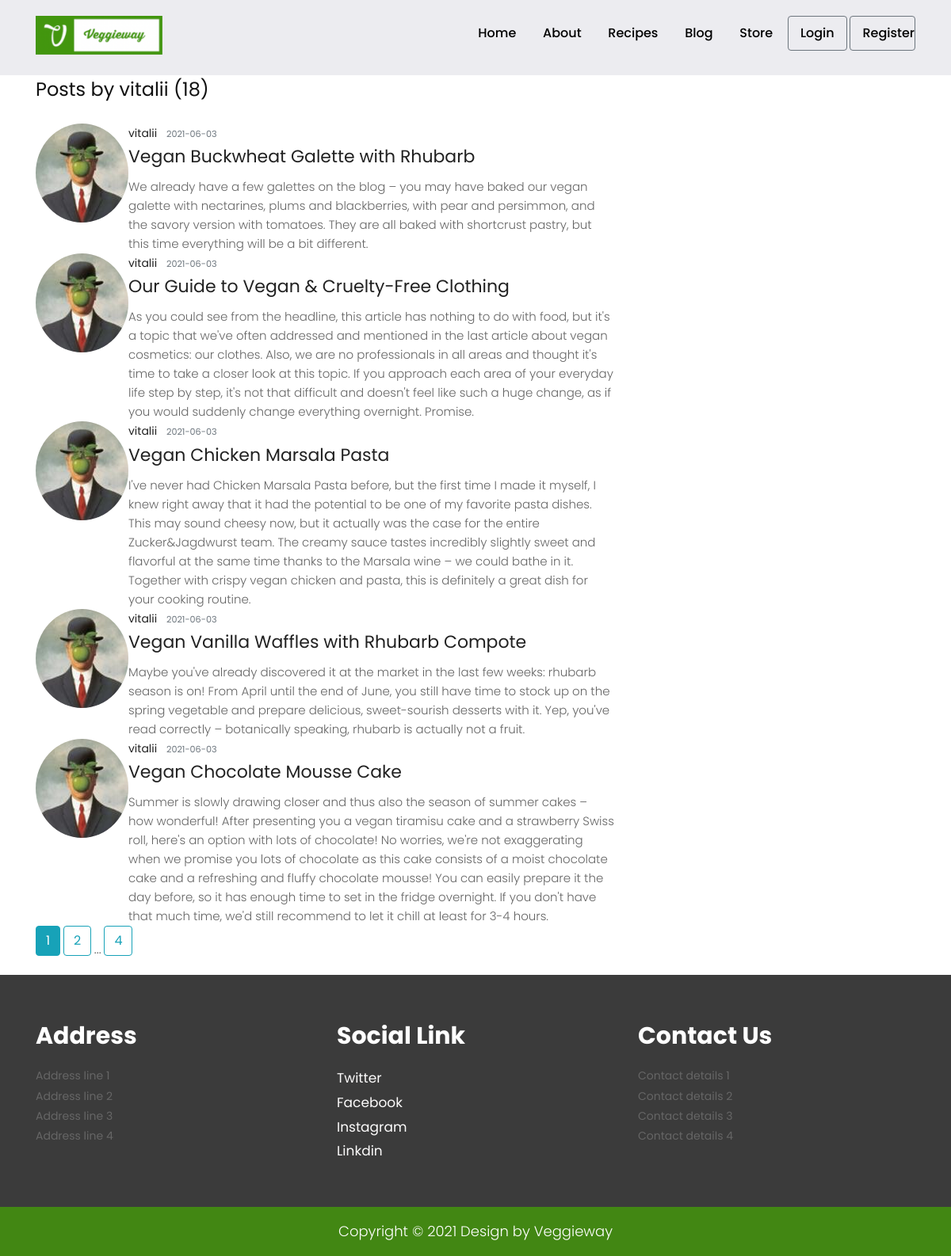
The app's page /user/vitalii with its own data.
### webappflask/models.py (models this page shows, shortened)
class User(db.Model, UserMixin):
    id = db.Column(db.Integer, primary_key=True)
    uuid = db.Column(db.String(36), unique=True)
    username = db.Column(db.String(20), unique=True, nullable=False)
    email = db.Column(db.String(120), unique=True, nullable=False)
    image_file = db.Column(db.String(20), nullable=False, default='default.jpg')
    password = db.Column(db.String(60), nullable=False)
    posts = db.relationship('Post', backref='author', lazy=True)
    budget = db.Column(db.Integer(), nullable=False, default=1000)
    items = db.relationship('Item', backref='owned_user', lazy=True)

class Post(db.Model):
    id = db.Column(db.Integer, primary_key=True)
    uuid = db.Column(db.String(36), unique=True)
    title = db.Column(db.String(100), nullable=False)
    date_posted = db.Column(db.DateTime, nullable=False, default=datetime.utcnow)
    content = db.Column(db.Text, nullable=False)
    user_id = db.Column(db.Integer, db.ForeignKey('user.id'), nullable=False)

### webappflask/users/routes.py (the view)
@users.route("/user/<string:username>")
def user_posts(username):
    page = request.args.get('page', 1, type=int)
    user = User.query.filter_by(username=username).first_or_404()
    posts = Post.query.filter_by(author=user)\
        .order_by(Post.date_posted.desc())\
        .paginate(page=page, per_page=5)
    return render_template('user_posts.html', posts=posts, user=user)

### webappflask/templates/user_posts.html
{% extends "base.html" %}
{% block content %}
    <h1 class="mb-3">Posts by {{ user.username }} ({{ posts.total }})</h1>
    {% for post in posts.items %}
        <article class="media content-section">
          <img class="rounded-circle article-img" src="{{ url_for('static', filename='profile_pics/' + post.author.image_file) }}">
          <div class="media-body">
            <div class="article-metadata">
              <a class="mr-2" href="{{ url_for('users.user_posts', username=post.author.username) }}">{{ post.author.username }}</a>
              <small class="text-muted">{{ post.date_posted.strftime('%Y-%m-%d') }}</small>
            </div>
            <h2><a class="article-title" href="{{ url_for('posts.post', post_id=post.id) }}">{{ post.title }}</a></h2>
            <p class="article-content">{{ post.content }}</p>
          </div>
        </article>
    {% endfor %}
    {% for page_num in posts.iter_pages(left_edge=1, right_edge=1, left_current=1, right_current=2) %}
      {% if page_num %}
        {% if posts.page == page_num %}
          <a class="btn btn-info mb-4" href="{{ url_for('users.user_posts', username=user.username, page=page_num) }}">{{ page_num }}</a>
        {% else %}
          <a class="btn btn-outline-info mb-4" href="{{ url_for('users.user_posts', username=user.username, page=page_num) }}">{{ page_num }}</a>
        {% endif %}
      {% else %}
        ...
      {% endif %}
    {% endfor %}
{% endblock content %}

### webappflask/static/css/style.css (style rules this page uses)
* { box-sizing: border-box !important; }
html { scroll-behavior: smooth; }
body { color: #666666; font-size: 14px; font-family: 'Poppins', sans-serif; line-height: 1.80857; font-weight: normal; overflow-x: hidden; }
a { color: #1f1f1f; text-decoration: none !important; outline: none !important; -webkit-transition: all .3s ease-in-out; -moz-transition: all .3s ease-in-out; -ms-transition: all .3s ease-in-out; -o-transition: all .3s ease-in-out; transition: all .3s ease-in-out; }
h1, h2, h3, h4, h5, h6 { letter-spacing: 0; font-weight: normal; position: relative; padding: 0 0 10px 0; font-weight: normal; line-height: normal; color: #111111; margin: 0 }
h1 { font-size: 24px }
h2 { font-size: 22px }
*, *::after, *::before { -webkit-box-sizing: border-box; -moz-box-sizing: border-box; box-sizing: border-box; }
h1 a, h2 a, h3 a, h4 a, h5 a, h6 a { color: #212121; text-decoration: none!important; opacity: 1 }
p { margin: 0px; font-weight: 300; font-size: 15px; line-height: 24px; }
a { color: #222222; text-decoration: none; outline: none !important; }
a, .btn { text-decoration: none !important; outline: none !important; -webkit-transition: all .3s ease-in-out; -moz-transition: all .3s ease-in-out; -ms-transition: all .3s ease-in-out; -o-transition: all .3s ease-in-out; transition: all .3s ease-in-out; }
img { max-width: 100%; height: auto; }
.text-muted { padding: 10px 0px; }

### records on screen
User: username "vitalii"
Post: image_file (picture), author.username "vitalii", date_posted "2021-06-03", title "Vegan Buckwheat Galette with Rhubarb", content "We already have a few galettes on the blog – you may have baked our vegan galette with nectarines, plums and blackberries, with pear and persimmon, and the savory version with tomatoes. They are all baked with shortcrust pastry, but this time everything will be a bit different."
Post: image_file (picture), author.username "vitalii", date_posted "2021-06-03", title "Our Guide to Vegan & Cruelty-Free Clothing", content "As you could see from the headline, this article has nothing to do with food, but it's a topic that we've often addressed and mentioned in the last article about vegan cosmetics: our clothes. Also, we are no professionals in all areas and thought it's time to take a closer look at this topic. If you approach each area of your everyday life step by step, it's not that difficult and doesn't feel like such a huge change, as if you would suddenly change everything overnight. Promise."
Post: image_file (picture), author.username "vitalii", date_posted "2021-06-03", title "Vegan Chicken Marsala Pasta", content "I've never had Chicken Marsala Pasta before, but the first time I made it myself, I knew right away that it had the potential to be one of my favorite pasta dishes. This may sound cheesy now, but it actually was the case for the entire Zucker&Jagdwurst team. The creamy sauce tastes incredibly slightly sweet and flavorful at the same time thanks to the Marsala wine – we could bathe in it. Together with crispy vegan chicken and pasta, this is definitely a great dish for your cooking routine."
Post: image_file (picture), author.username "vitalii", date_posted "2021-06-03", title "Vegan Vanilla Waffles with Rhubarb Compote", content "Maybe you've already discovered it at the market in the last few weeks: rhubarb season is on! From April until the end of June, you still have time to stock up on the spring vegetable and prepare delicious, sweet-sourish desserts with it. Yep, you've read correctly – botanically speaking, rhubarb is actually not a fruit."
Post: image_file (picture), author.username "vitalii", date_posted "2021-06-03", title "Vegan Chocolate Mousse Cake", content "Summer is slowly drawing closer and thus also the season of summer cakes – how wonderful! After presenting you a vegan tiramisu cake and a strawberry Swiss roll, here's an option with lots of chocolate! No worries, we're not exaggerating when we promise you lots of chocolate as this cake consists of a moist chocolate cake and a refreshing and fluffy chocolate mousse! You can easily prepare it the day before, so it has enough time to set in the fridge overnight. If you don't have that much time, we'd still recommend to let it chill at least for 3-4 hours."

### other values on screen
{{ posts.total }} "18"
{{ page_num }} "1"
{{ page_num }} "2" "4"
